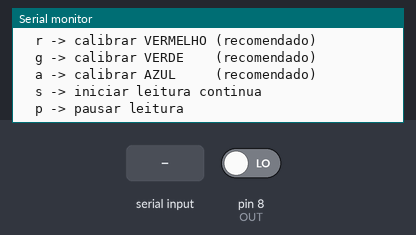
Bench run of a sketch on a simulated Arduino Uno, built with avr-gcc and run on an emulated ATmega328P. Parts: the last lines printed to the serial monitor. The inputs (shaded band) are chosen by the test bench; at power-on: pin 8 (OUT) LOW.

Above: at 1.4 s.
1.5 s: "w" received over Serial
At 2.7 s:
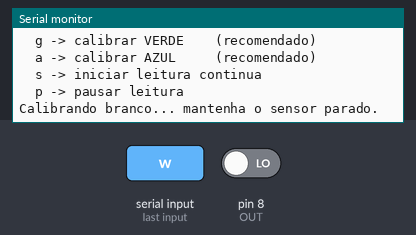
4.5 s: byte 115 ('s') received over Serial
At 5.0 s:
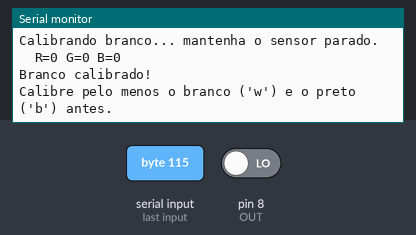
6.0 s: byte 112 ('p') received over Serial
At 7.2 s:
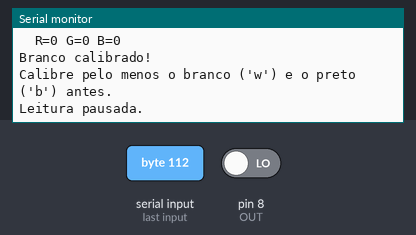
7.5 s: "b" received over Serial
At 8.5 s:
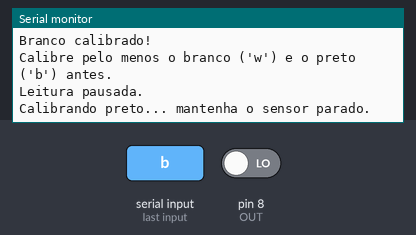
10.5 s: byte 83 ('S') received over Serial
At 10.9 s:
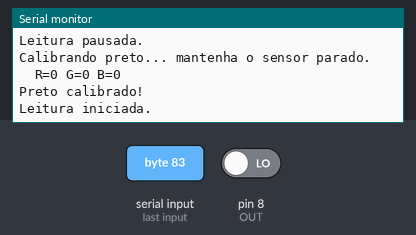
13.5 s: "r" received over Serial
At 17.2 s:
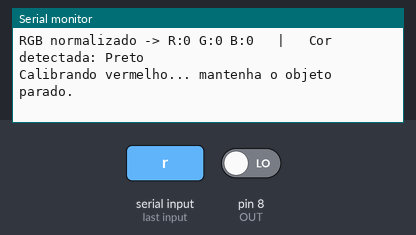

The sketch:

testesSCor.ino
```cpp
#define S0 4
#define S1 5
#define S2 6
#define S3 7
#define OUT 8

unsigned long calBrancoR = 20,   calBrancoG = 20,   calBrancoB = 20;
unsigned long calPretoR  = 1000, calPretoG  = 1000, calPretoB  = 1000;
bool calBrancoOk = false;
bool calPretoOk = false;

int refVermelho[3] = {0, 0, 0};
int refVerde[3]    = {0, 0, 0};
int refAzul[3]     = {0, 0, 0};
bool calVermelhoOk = false;
bool calVerdeOk = false;
bool calAzulOk = false;

bool leituraAtiva = false;

void setup() {
  Serial.begin(9600);
  pinMode(S0, OUTPUT);
  pinMode(S1, OUTPUT);
  pinMode(S2, OUTPUT);
  pinMode(S3, OUTPUT);
  pinMode(OUT, INPUT);
  digitalWrite(S0, HIGH);
  digitalWrite(S1, LOW);
  mostrarMenu();
}

void mostrarMenu() {
  Serial.println();
  Serial.println("=== Teste do TCS230 ===");
  Serial.println("Comandos:");
  Serial.println("  w -> calibrar BRANCO (obrigatorio)");
  Serial.println("  b -> calibrar PRETO  (obrigatorio)");
  Serial.println("  r -> calibrar VERMELHO (recomendado)");
  Serial.println("  g -> calibrar VERDE    (recomendado)");
  Serial.println("  a -> calibrar AZUL     (recomendado)");
  Serial.println("  s -> iniciar leitura continua");
  Serial.println("  p -> pausar leitura");
  Serial.println();
}

unsigned long lerCor(bool s2, bool s3) {
  digitalWrite(S2, s2);
  digitalWrite(S3, s3);
  delay(50);
  return pulseIn(OUT, LOW, 50000);
}

void lerMedia(unsigned long &r, unsigned long &g, unsigned long &b, int amostras = 8) {
  unsigned long somaR = 0, somaG = 0, somaB = 0;
  for (int i = 0; i < amostras; i++) {
    somaR += lerCor(LOW, LOW);
    somaG += lerCor(HIGH, HIGH);
    somaB += lerCor(LOW, HIGH);
  }
  r = somaR / amostras;
  g = somaG / amostras;
  b = somaB / amostras;
}

int normalizar(unsigned long valor, unsigned long branco, unsigned long preto) {
  if (preto <= branco) return 0;
  long resultado = map(valor, branco, preto, 255, 0);
  return constrain(resultado, 0, 255);
}

void lerRGBNormalizado(int &r, int &g, int &b) {
  unsigned long rb, gb, bb;
  lerMedia(rb, gb, bb);
  r = normalizar(rb, calBrancoR, calPretoR);
  g = normalizar(gb, calBrancoG, calPretoG);
  b = normalizar(bb, calBrancoB, calPretoB);
}

void calibrarBranco() {
  Serial.println("Calibrando branco... mantenha o sensor parado.");
  lerMedia(calBrancoR, calBrancoG, calBrancoB);
  Serial.print("  R="); Serial.print(calBrancoR);
  Serial.print(" G="); Serial.print(calBrancoG);
  Serial.print(" B="); Serial.println(calBrancoB);
  calBrancoOk = true;
  Serial.println("Branco calibrado!");
}

void calibrarPreto() {
  Serial.println("Calibrando preto... mantenha o sensor parado.");
  lerMedia(calPretoR, calPretoG, calPretoB);
  Serial.print("  R="); Serial.print(calPretoR);
  Serial.print(" G="); Serial.print(calPretoG);
  Serial.print(" B="); Serial.println(calPretoB);
  calPretoOk = true;
  Serial.println("Preto calibrado!");
}

bool prontoParaNormalizar() {
  if (!calBrancoOk || !calPretoOk) {
    Serial.println("Calibre o BRANCO ('w') e o PRETO ('b') antes desta cor.");
    return false;
  }
  return true;
}

void calibrarVermelho() {
  if (!prontoParaNormalizar()) return;
  Serial.println("Calibrando vermelho... mantenha o objeto parado.");
  lerRGBNormalizado(refVermelho[0], refVermelho[1], refVermelho[2]);
  Serial.print("  R="); Serial.print(refVermelho[0]);
  Serial.print(" G="); Serial.print(refVermelho[1]);
  Serial.print(" B="); Serial.println(refVermelho[2]);
  calVermelhoOk = true;
  Serial.println("Vermelho calibrado!");
}

void calibrarVerde() {
  if (!prontoParaNormalizar()) return;
  Serial.println("Calibrando verde... mantenha o objeto parado.");
  lerRGBNormalizado(refVerde[0], refVerde[1], refVerde[2]);
  Serial.print("  R="); Serial.print(refVerde[0]);
  Serial.print(" G="); Serial.print(refVerde[1]);
  Serial.print(" B="); Serial.println(refVerde[2]);
  calVerdeOk = true;
  Serial.println("Verde calibrado!");
}

void calibrarAzul() {
  if (!prontoParaNormalizar()) return;
  Serial.println("Calibrando azul... mantenha o objeto parado.");
  lerRGBNormalizado(refAzul[0], refAzul[1], refAzul[2]);
  Serial.print("  R="); Serial.print(refAzul[0]);
  Serial.print(" G="); Serial.print(refAzul[1]);
  Serial.print(" B="); Serial.println(refAzul[2]);
  calAzulOk = true;
  Serial.println("Azul calibrado!");
}

long distancia2(int r, int g, int b, int ref[3]) {
  long dr = r - ref[0];
  long dg = g - ref[1];
  long db = b - ref[2];
  return dr * dr + dg * dg + db * db;
}

String identificarCor(int r, int g, int b) {
  int refBranco[3] = {255, 255, 255};
  int refPreto[3]  = {0, 0, 0};

  String melhorNome = "Indefinida";
  long melhorDist = -1;
  long d;

  d = distancia2(r, g, b, refBranco);
  if (melhorDist < 0 || d < melhorDist) { melhorDist = d; melhorNome = "Branco"; }

  d = distancia2(r, g, b, refPreto);
  if (d < melhorDist) { melhorDist = d; melhorNome = "Preto"; }

  if (calVermelhoOk) {
    d = distancia2(r, g, b, refVermelho);
    if (d < melhorDist) { melhorDist = d; melhorNome = "Vermelho"; }
  }
  if (calVerdeOk) {
    d = distancia2(r, g, b, refVerde);
    if (d < melhorDist) { melhorDist = d; melhorNome = "Verde"; }
  }
  if (calAzulOk) {
    d = distancia2(r, g, b, refAzul);
    if (d < melhorDist) { melhorDist = d; melhorNome = "Azul"; }
  }

  if (calVermelhoOk && calVerdeOk) {
    int refAmarelo[3];
    refAmarelo[0] = (refVermelho[0] + refVerde[0]) / 2;
    refAmarelo[1] = (refVermelho[1] + refVerde[1]) / 2;
    refAmarelo[2] = (refVermelho[2] + refVerde[2]) / 2;
    d = distancia2(r, g, b, refAmarelo);
    if (d < melhorDist) { melhorDist = d; melhorNome = "Amarelo"; }
  }

  return melhorNome;
}

void tratarComandoSerial() {
  if (Serial.available()) {
    char comando = Serial.read();
    switch (comando) {
      case 'w': case 'W': calibrarBranco(); break;
      case 'b': case 'B': calibrarPreto(); break;
      case 'r': case 'R': calibrarVermelho(); break;
      case 'g': case 'G': calibrarVerde(); break;
      case 'a': case 'A': calibrarAzul(); break;
      case 's': case 'S':
        if (!calBrancoOk || !calPretoOk) {
          Serial.println("Calibre pelo menos o branco ('w') e o preto ('b') antes.");
        } else {
          leituraAtiva = true;
          Serial.println("Leitura iniciada.");
        }
        break;
      case 'p': case 'P':
        leituraAtiva = false;
        Serial.println("Leitura pausada.");
        break;
    }
  }
}

void loop() {
  tratarComandoSerial();

  if (!leituraAtiva) {
    delay(100);
    return;
  }

  int r, g, b;
  lerRGBNormalizado(r, g, b);

  String cor = identificarCor(r, g, b);

  Serial.print("RGB normalizado -> R:");
  Serial.print(r);
  Serial.print(" G:");
  Serial.print(g);
  Serial.print(" B:");
  Serial.print(b);
  Serial.print("   |   Cor detectada: ");
  Serial.println(cor);

  delay(500);
}
```

Measured:
- after the input at 1.5 s, the serial monitor: prints a new line at once (image 1)
- after the input at 4.5 s, the serial monitor: prints a new line at once (image 2)
- after the input at 6.0 s, the serial monitor: prints a new line at once (image 3)
- after the input at 7.5 s, the serial monitor: prints a new line at once (image 4)
- after the input at 10.5 s, the serial monitor: prints a new line at once (image 5)
- after the input at 13.5 s, the serial monitor: prints a new line after 2.8 s (image 6)
